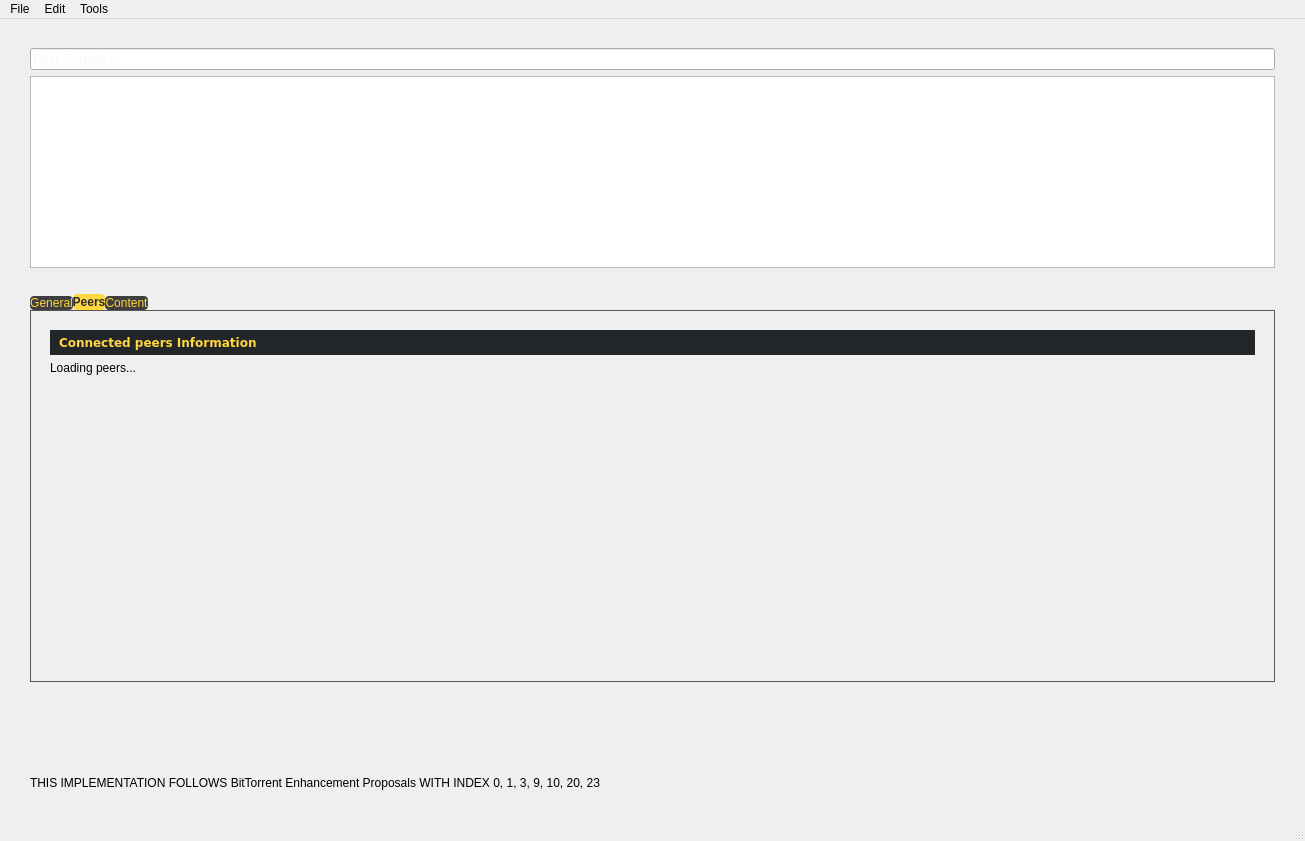
<?xml version="1.0" encoding="UTF-8"?>
<ui version="4.0">
 <class>MainWindow</class>
 <widget class="QMainWindow" name="MainWindow">
  <property name="enabled">
   <bool>true</bool>
  </property>
  <property name="geometry">
   <rect>
    <x>0</x>
    <y>0</y>
    <width>1305</width>
    <height>841</height>
   </rect>
  </property>
  <property name="sizePolicy">
   <sizepolicy hsizetype="Preferred" vsizetype="Preferred">
    <horstretch>0</horstretch>
    <verstretch>0</verstretch>
   </sizepolicy>
  </property>
  <property name="windowTitle">
   <string>MainWindow</string>
  </property>
  <property name="styleSheet">
   <string notr="true">
        * {
            font-family: 'Verdana';
            font-size: 12px;
        }
        
    </string>
  </property>
  <widget class="QWidget" name="centralwidget">
   <property name="enabled">
    <bool>true</bool>
   </property>
   <property name="minimumSize">
    <size>
     <width>1000</width>
     <height>800</height>
    </size>
   </property>
   <layout class="QVBoxLayout" name="verticalLayout">
    <property name="leftMargin">
     <number>30</number>
    </property>
    <property name="rightMargin">
     <number>30</number>
    </property>
    <item>
     <spacer name="horizontalSpacer">
      <property name="orientation">
       <enum>Qt::Horizontal</enum>
      </property>
      <property name="sizeHint" stdset="0">
       <size>
        <width>40</width>
        <height>20</height>
       </size>
      </property>
     </spacer>
    </item>
    <item>
     <widget class="QLineEdit" name="lineEdit">
      <property name="styleSheet">
       <string>
            QLineEdit {
                color: #ecf0f1;  /* Text color */
            }
        </string>
      </property>
      <property name="text">
       <string/>
      </property>
      <property name="placeholderText">
       <string>Filter Torrents ...</string>
      </property>
     </widget>
    </item>
    <item>
     <widget class="QTableView" name="tableView">
      <property name="sizePolicy">
       <sizepolicy hsizetype="Preferred" vsizetype="Preferred">
        <horstretch>1</horstretch>
        <verstretch>0</verstretch>
       </sizepolicy>
      </property>
     </widget>
    </item>
    <item>
     <spacer name="horizontalSpacer_2">
      <property name="orientation">
       <enum>Qt::Horizontal</enum>
      </property>
      <property name="sizeHint" stdset="0">
       <size>
        <width>40</width>
        <height>20</height>
       </size>
      </property>
     </spacer>
    </item>
    <item>
     <widget class="QTabWidget" name="tabWidget">
      <property name="sizePolicy">
       <sizepolicy hsizetype="Expanding" vsizetype="Expanding">
        <horstretch>2</horstretch>
        <verstretch>1</verstretch>
       </sizepolicy>
      </property>
      <property name="styleSheet">
       <string>
 QTabWidget::pane { 
    border: 1px solid #555;  
    background: transparent;
    height:350px;
    padding:10px;
} 
QTabBar::tab { 
    background: #3e3e3e;  
    color:  #ffd740; 
    border: 1px solid #555; 
    border: none;
    border-radius: 4px; 
} 
QTabBar::tab:selected { 
    background:  #ffd740; 
    color: #2b2b2b; 
    font-weight: bold;
} 
QTabBar::tab:hover { 
    background: #ffeb6b; 
    color: #2b2b2b; 
} 
QTabBar::tab:!selected { 
    margin-top: 2px; 
}
  </string>
      </property>
      <property name="currentIndex">
       <number>1</number>
      </property>
      <widget class="QWidget" name="tab_5">
       <attribute name="title">
        <string>General</string>
       </attribute>
       <layout class="QVBoxLayout" name="verticalLayout_2">
        <item>
         <widget class="QLabel" name="label_3">
          <property name="font">
           <font>
            <family>Verdana</family>
            <pointsize>-1</pointsize>
            <weight>75</weight>
            <italic>false</italic>
            <bold>true</bold>
           </font>
          </property>
          <property name="styleSheet">
           <string notr="true">color: rgb(255, 215, 64);
    padding: 5px;                  /* Add padding for better appearance */
background-color: rgb(35, 38, 41);
</string>
          </property>
          <property name="text">
           <string>Client Console</string>
          </property>
         </widget>
        </item>
        <item>
         <spacer name="horizontalSpacer_4">
          <property name="orientation">
           <enum>Qt::Horizontal</enum>
          </property>
          <property name="sizeHint" stdset="0">
           <size>
            <width>40</width>
            <height>5</height>
           </size>
          </property>
         </spacer>
        </item>
        <item>
         <widget class="QTextEdit" name="label_general">
          <property name="readOnly">
           <bool>true</bool>
          </property>
          <property name="text" stdset="0">
           <string>Upload a Torrent with Tools - Create Torrent. Download a Torrent with options in File tab.</string>
          </property>
         </widget>
        </item>
       </layout>
      </widget>
      <widget class="QWidget" name="tab_6">
       <attribute name="title">
        <string>Peers</string>
       </attribute>
       <layout class="QVBoxLayout" name="verticalLayout_4">
        <item>
         <widget class="QLabel" name="label_2">
          <property name="maximumSize">
           <size>
            <width>16777215</width>
            <height>25</height>
           </size>
          </property>
          <property name="font">
           <font>
            <family>Verdana</family>
            <pointsize>-1</pointsize>
            <weight>75</weight>
            <bold>true</bold>
           </font>
          </property>
          <property name="styleSheet">
           <string notr="true">color: rgb(255, 215, 64);
    padding: 5px;                  /* Add padding for better appearance */
background-color: rgb(35, 38, 41);
</string>
          </property>
          <property name="text">
           <string>Connected peers Information</string>
          </property>
         </widget>
        </item>
        <item>
         <layout class="QVBoxLayout" name="verticalLayout_3">
          <item>
           <widget class="QLabel" name="label_peers">
            <property name="text">
             <string>Loading peers...</string>
            </property>
            <property name="alignment">
             <set>Qt::AlignLeading|Qt::AlignLeft|Qt::AlignTop</set>
            </property>
           </widget>
          </item>
         </layout>
        </item>
       </layout>
      </widget>
      <widget class="QWidget" name="tab_7">
       <attribute name="title">
        <string>Content</string>
       </attribute>
       <layout class="QVBoxLayout" name="verticalLayout_tab7">
        <item>
         <widget class="QLabel" name="label_4">
          <property name="font">
           <font>
            <family>Verdana</family>
            <pointsize>-1</pointsize>
            <weight>75</weight>
            <italic>false</italic>
            <bold>true</bold>
           </font>
          </property>
          <property name="styleSheet">
           <string notr="true">color: rgb(255, 215, 64);
    padding: 5px;                  /* Add padding for better appearance */
background-color: rgb(35, 38, 41);
</string>
          </property>
          <property name="text">
           <string>File(s) Information</string>
          </property>
         </widget>
        </item>
        <item>
         <widget class="QTableView" name="tableWidgetContent"/>
        </item>
       </layout>
      </widget>
     </widget>
    </item>
    <item>
     <widget class="QLabel" name="label">
      <property name="text">
       <string>THIS IMPLEMENTATION FOLLOWS BitTorrent Enhancement Proposals WITH INDEX 0, 1, 3, 9, 10, 20, 23</string>
      </property>
     </widget>
    </item>
    <item>
     <spacer name="horizontalSpacer_3">
      <property name="orientation">
       <enum>Qt::Horizontal</enum>
      </property>
      <property name="sizeHint" stdset="0">
       <size>
        <width>40</width>
        <height>20</height>
       </size>
      </property>
     </spacer>
    </item>
   </layout>
  </widget>
  <widget class="QMenuBar" name="menubar">
   <property name="geometry">
    <rect>
     <x>0</x>
     <y>0</y>
     <width>1305</width>
     <height>21</height>
    </rect>
   </property>
   <widget class="QMenu" name="menuFile">
    <property name="title">
     <string>File</string>
    </property>
    <addaction name="actionAdd_Torrent_File"/>
    <addaction name="actionAdd_Magnet_Link"/>
   </widget>
   <widget class="QMenu" name="menuEdit">
    <property name="title">
     <string>Edit</string>
    </property>
    <addaction name="actionPause"/>
    <addaction name="actionResume"/>
    <addaction name="actionPause_All"/>
    <addaction name="actionRun_all"/>
   </widget>
   <widget class="QMenu" name="menuTools">
    <property name="title">
     <string>Tools</string>
    </property>
    <addaction name="actionCreate_Torrent_2"/>
   </widget>
   <addaction name="menuFile"/>
   <addaction name="menuEdit"/>
   <addaction name="menuTools"/>
  </widget>
  <widget class="QStatusBar" name="statusbar"/>
  <action name="actionAdd_Torrent_File">
   <property name="text">
    <string>Add Torrent File ...</string>
   </property>
  </action>
  <action name="actionAdd_Magnet_Link">
   <property name="text">
    <string>Add Magnet Link ...</string>
   </property>
  </action>
  <action name="actionPause_All">
   <property name="text">
    <string>Pause All</string>
   </property>
  </action>
  <action name="actionRun_all">
   <property name="text">
    <string>Resume All</string>
   </property>
  </action>
  <action name="actionPause">
   <property name="text">
    <string>Pause</string>
   </property>
  </action>
  <action name="actionResume">
   <property name="text">
    <string>Resume</string>
   </property>
  </action>
  <action name="actionCreate_Torrent">
   <property name="text">
    <string>Create Torrent</string>
   </property>
  </action>
  <action name="actionCreate_Torrent_2">
   <property name="text">
    <string>Create Torrent</string>
   </property>
  </action>
 </widget>
 <resources/>
 <connections/>
</ui>
